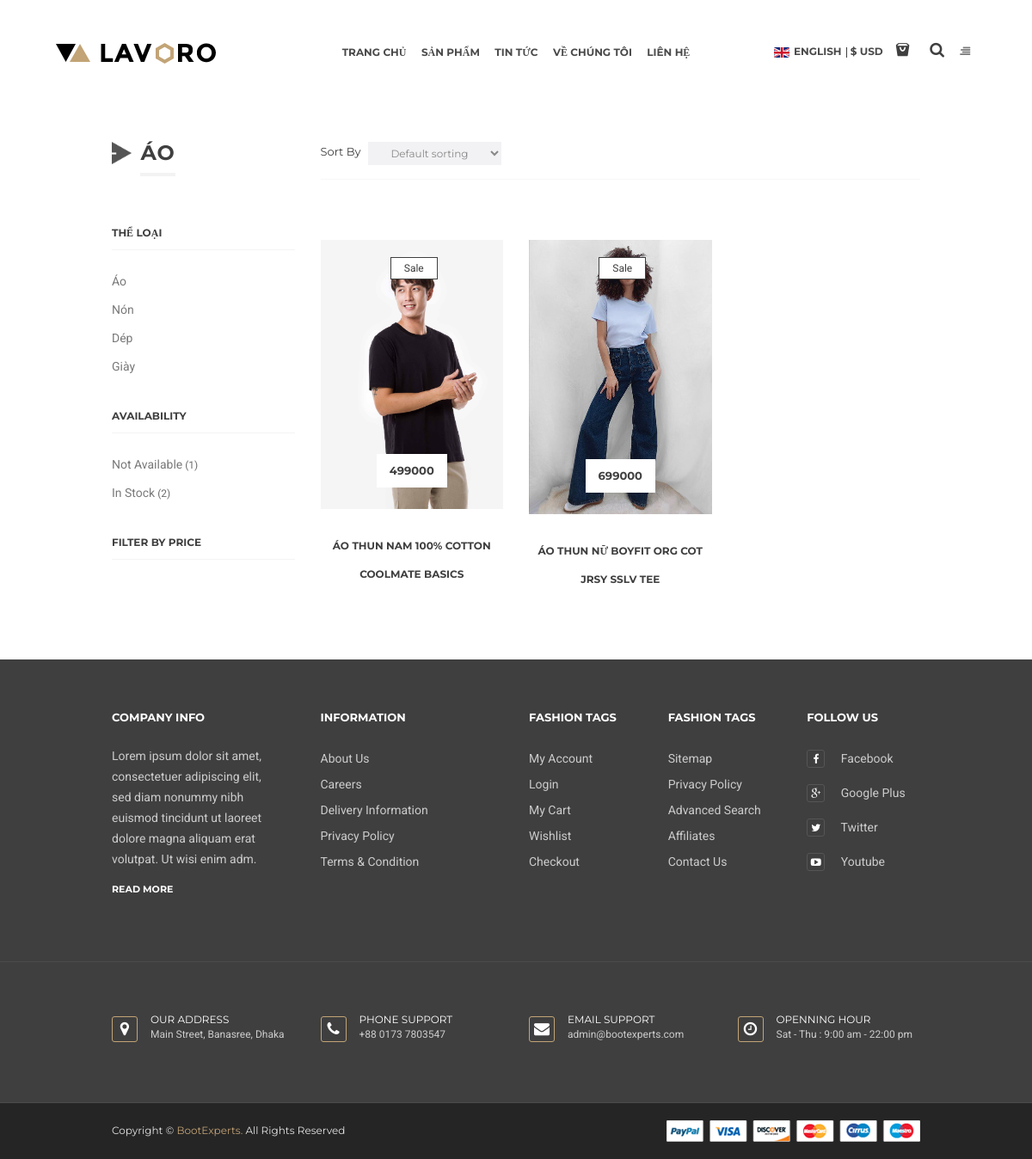
The page /sanpham/danhmuc/1 on the database its author committed.
### tables this page shows
CREATE TABLE `categories` (
  `c_id` int(11) NOT NULL,
  `c_name` varchar(100) NOT NULL,
  `c_status` tinyint(4) NOT NULL,
  `created_at` timestamp NOT NULL DEFAULT current_timestamp()
);

CREATE TABLE `products` (
  `id` int(11) NOT NULL,
  `pro_name` varchar(100) NOT NULL,
  `pro_price` int(10) NOT NULL,
  `pro_sale` tinyint(2) NOT NULL,
  `pro_avatar` varchar(100) NOT NULL,
  `pro_category_id` int(10) NOT NULL,
  `pro_hot` tinyint(2) NOT NULL,
  `pro_qty` int(10) NOT NULL,
  `pro_number_rating` int(100) NOT NULL COMMENT 'Tổng số đánh giá',
  `pro_number_total` int(11) NOT NULL COMMENT 'Tổng số điểm đánh giá',
  `pro_content` mediumtext NOT NULL,
  `pro_title` varchar(255) NOT NULL
);

### system/libs/Load.php (called while the page is built, shortened)
<?php
    class Load{
        public function view($fileName, $data = false){
            include 'app/views/'.$fileName.'.php';
        }
        public function model($fileName){
            return new $fileName();
        }
    }
?>

### app/controllers/sanpham.php (called while the page is built, shortened)
<?php
    class sanpham extends DController{
        public function danhmuc($id){
            $product = "products";
            $category = "categories";
            $artisan = "artisans";
            $artisanmodel = $this->load->model('artisanmodel');
            $productmodel = $this->load->model('productmodel');
            $categorymodel = $this->load->model('categorymodel');
            $data['artisanFE'] = $artisanmodel->artisanFE($artisan);
            $data['categoryFE'] = $categorymodel->categoryFE($category);
            $data['productFE']  = $productmodel->productFE($category, $product, $id);
            $this->load->view('header');
            $this->load->view('menu',$data);
            $this->load->view('categoryproduct',$data);
            $this->load->view('footer');
        }
    }
?>

### system/libs/Database.php (called while the page is built, shortened)
<?php
    class Database extends PDO{
        public function __construct()
        {
            $connect = "mysql:dbname=webthoitrang; host=localhost; charset=utf8";
            $user = 'root';
            $password= '';
        }
        public function select($sql, $data = array()){
            $statement = $this->prepare($sql);
            $statement->execute();
            return $statement->fetchAll(PDO::FETCH_ASSOC);
        }
    }
?>

### app/models/productmodel.php (called while the page is built, shortened)
<?php
    class productmodel extends DModel{
        public function productFE($category, $product, $id){
            $sql = "SELECT * FROM $product, $category WHERE $product.pro_category_id = $category.c_id AND $product.pro_category_id = '$id' ORDER BY $product.id DESC";
            return $this->db->select($sql);
        }
    }
?>

### system/libs/DController.php (called while the page is built, shortened)
<?php
    class DController{
        public function __construct()
        {
            $this->load = new Load();
        }
    }
?>

### system/libs/DModel.php (called while the page is built, shortened)
<?php
    class DModel{
        public function __construct()
        {
            $this->db = new Database();
        }
    }
?>

### app/models/categorymodel.php (called while the page is built, shortened)
<?php
    class categorymodel extends DModel{
        public function categoryFE($category){
            $sql = "SELECT * FROM $category";
            return $this->db->select($sql);
        }
    }
?>

### app/views/categoryproduct.php (the view, shortened to what this page needs)
<?php
    foreach($productFE as $key => $value){
        $name = $value['c_name'];
    }
?>
<div class="shop-with-sidebar">
			<div class="container">
				<div class="row">
					<div class="col-md-3 col-sm-12 col-xs-12 text-left">
						<div class="topbar-left">
							<aside class="widge-topbar">
								<div class="bar-title">
									<div class="bar-ping"><img src="img/bar-ping.png" alt=""></div>
									<h2><?php echo $name ?></h2>
								</div>
							</aside>
							<aside class="sidebar-content">
								<div class="sidebar-title">
									<h6>Thể loại</h6>
								</div>
								<ul class="sidebar-tags">
                                    <?php foreach($categoryFE as $key => $category){?>
									<li><a href="<?php echo BASE_URL ?>/sanpham/danhmuc/<?php echo $category['c_id'] ?>"><?php echo $category['c_name'] ?></a><span> </span></li>
                                    <?php } ?>
								</ul>
							</aside>
							<aside class="sidebar-content">
								<div class="sidebar-title">
									<h6>Availability</h6>
								</div>
								<ul>
									<li><a href="#">Not available</a><span> (1)</span></li>
									<li><a href="#">In stock</a><span> (2)</span></li>
								</ul>
							</aside>
							<aside class="topbarr-category sidebar-content">
								<div class="tpbr-title sidebar-title col-md-12 nopadding">
									<h6>Filter by price</h6>
								</div>
								<div class="tpbr-menu col-md-12 nopadding">
								</div>
							</aside>
						</div>
					</div>
					<div class="col-md-9 col-sm-12 col-xs-12">
						<div class="shop-content-area">
							<div class="shop-toolbar">
								<div class="col-md-4 col-sm-4 col-xs-12 nopadding-left text-left">
									<form class="tree-most" method="get">
										<div class="orderby-wrapper">
											<label>Sort By</label>
											<select name="orderby" class="orderby">
												<option value="menu_order" selected="selected">Default sorting</option>
											</select>
										</div>
									</form>
								</div>
								<div class="col-md-4 col-sm-4 none-xs text-center">
								</div>
								<div class="col-md-4 col-sm-4 col-xs-12 nopadding-right text-right">
								</div>
							</div>
						</div>
						<div class="tab-content">
							<div class="tab-pane fade active in" id="shop-grid-tab">
								<div class="row">
									<div class="shop-product-tab first-sale">
                                    <?php foreach($productFE as $key =>$product) {?>
										<div class="col-lg-4 col-md-4 col-sm-4">
											<div class="two-product">
												<div class="single-product">
													<span class="sale-text">Sale</span>
													<div class="product-img">
														<a href="<?php echo BASE_URL ?>/sanpham/chitietsanpham/<?php echo $product['id'] ?>">
															<img class="primary-image" src="<?php echo BASE_URL ?>/public/admin/images/<?php echo $product['pro_avatar'] ?>" alt="">
														</a>
														<div class="price-box">
															<span class="new-price"><?php echo $product['pro_price'] ?></span>
														</div>
													</div>
													<div class="product-content">
														<h2 class="product-name"><a href="#"><?php echo $product['pro_name'] ?></a></h2>
													</div>
												</div>
											</div>
										</div>
                                    <?php } ?>
									</div>
								</div>
							</div>
						</div>
					</div>
				</div>
			</div>
		</div>

### rows shown on the page
categories: c_name "ÁO", c_name "Áo"
categories: c_name "Nón"
categories: c_name "Dép"
categories: c_name "Giày"
products: pro_avatar (picture), pro_price "499000", pro_name "ÁO THUN NAM 100% COTTON COOLMATE BASICS"
products: pro_avatar (picture), pro_price "699000", pro_name "ÁO THUN NỮ BOYFIT ORG COT JRSY SSLV TEE"
